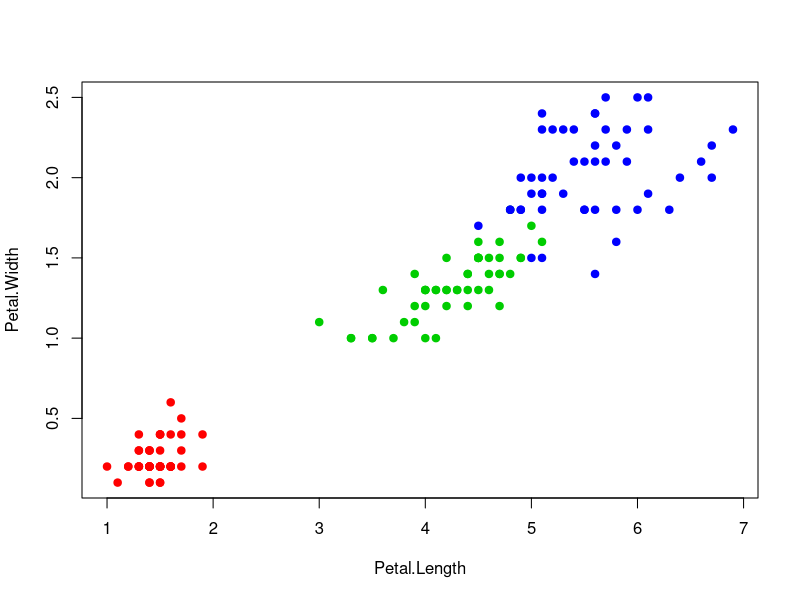
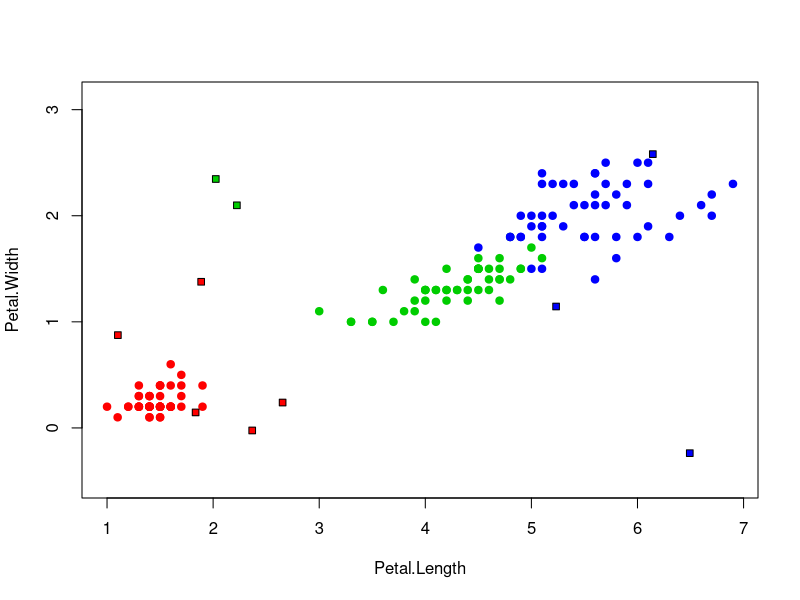

R code for these plots, in order:
colors <- c("setosa" = "red", "versicolor" = "green3",
            "virginica" = "blue")
plot(iris[, 3:4], pch = 21, bg = colors[iris$Species],
     col = colors[iris$Species])
euclideanDistance <- function(u, v)
{
  sqrt(sum((u - v)^2))
}
sortObjectsByDist <- function(xl, z, metricFunction =
                                  euclideanDistance)
{
  l <- dim(xl)[1]
  n <- dim(xl)[2] - 1

  distances <- matrix(NA, l, 2)
  
  for (i in 1:l)
  {
    distances[i, ] <- c(i, metricFunction(xl[i, 1:n], z))
  }
  

  orderedXl <- xl[order(distances[, 2]), ]
  
  return (orderedXl);
}

NN <- function(xl, z)
{
  orderedXl <- sortObjectsByDist(xl, z)
  n <- dim(orderedXl)[2] - 1
  

  classes <- orderedXl[1, n + 1]
 
  return (classes)
}


colors <- c("setosa" = "red", "versicolor" = "green3",
            "virginica" = "blue")
plot(iris[, 3:4], pch = 21, bg = colors[iris$Species], col
     = colors[iris$Species], asp = 1)

for (i in 1:10){
  x1 <- runif(1, 1.0, 7.0)
  x2 <- runif(1, -0.5, 3.0)
  z <- c(x1,x2)
  xl <- iris[, 3:5]
  class <- NN(xl, z)
  points(z[1], z[2], pch = 22, bg = colors[class], asp = 20)
}




